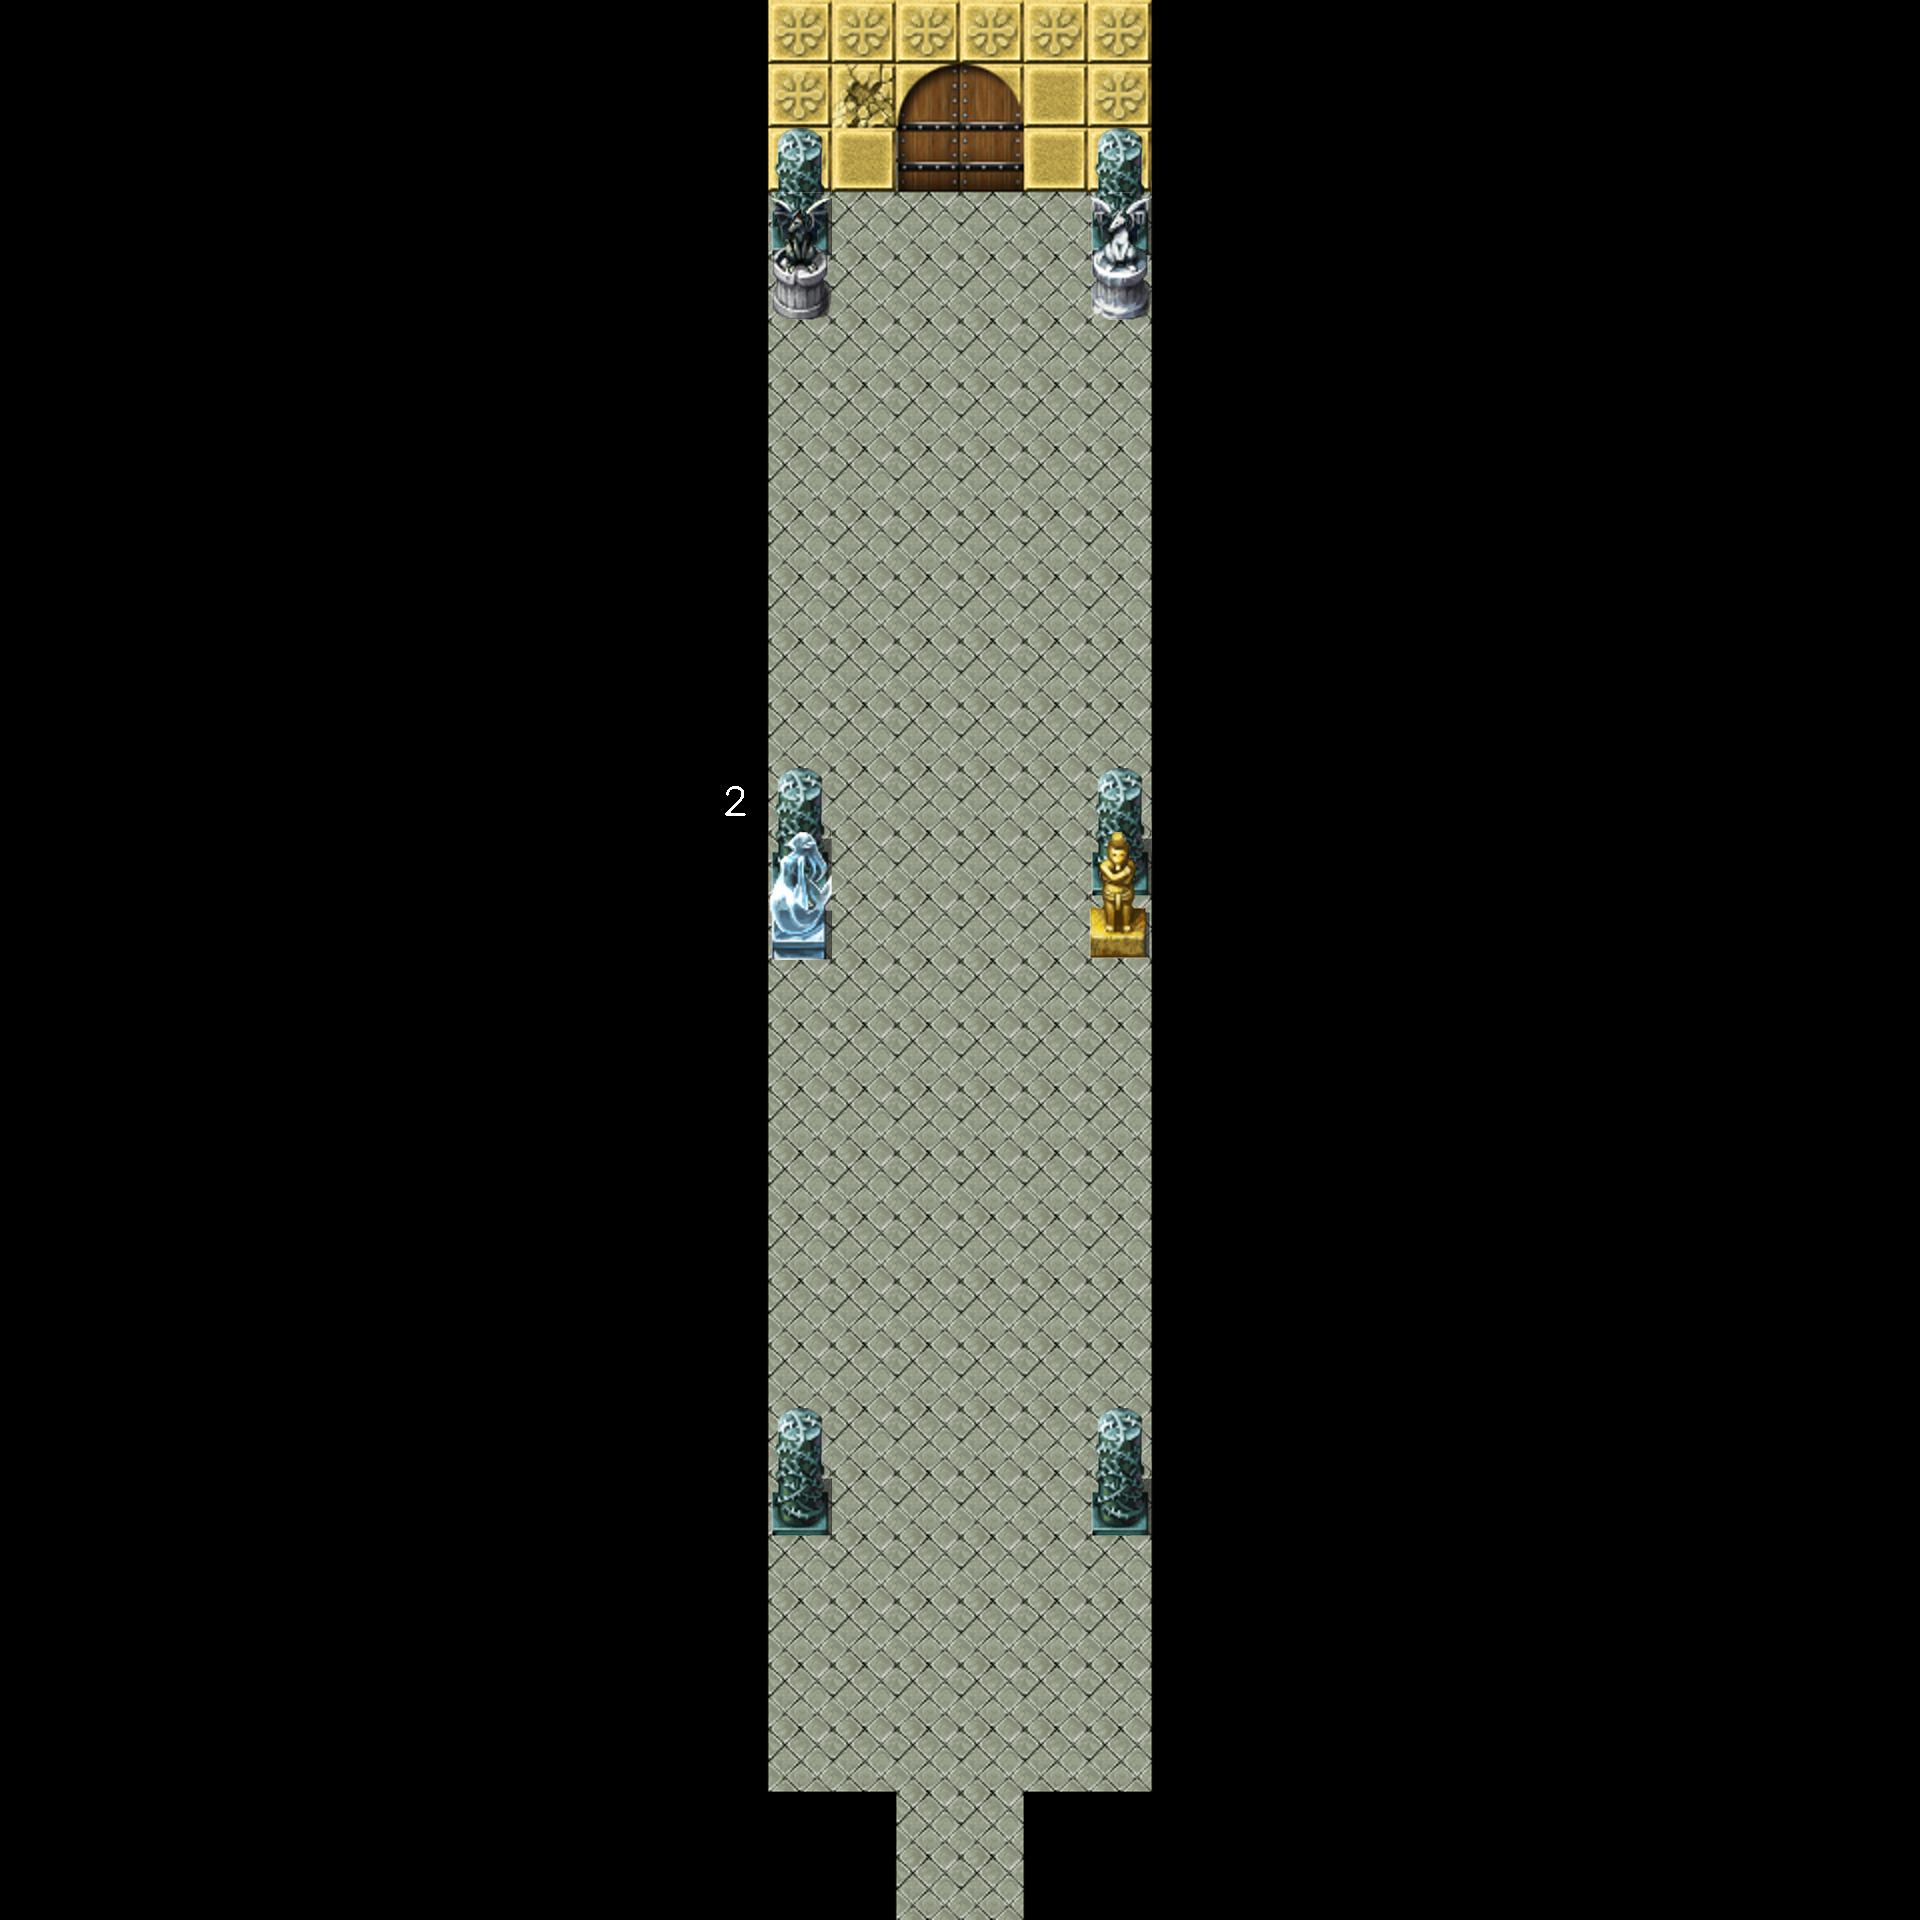

Below is a game level as drawn by its tile map, then a one-line description and the .tmx that defines it (tile-layer data replaced by summaries):
An orthogonal 30x30 tile map with 64x64 px tiles, 2 tile layers (Objects, AnimationBlockDetails), 6 hidden layers not drawn, 4 tilesets, 1 image layer.

<map version="1.10" tiledversion="1.10.2" orientation="orthogonal" renderorder="right-down" width="30" height="30" tilewidth="64" tileheight="64" infinite="0" nextlayerid="11" nextobjectid="1">
 <editorsettings>
  <export target="../Map/map02/map.csv" format="csv" />
 </editorsettings>
 <tileset firstgid="1" source="tsx/objects.tsx" />
 <tileset firstgid="49" source="tsx/index.tsx" />
 <tileset firstgid="149" source="tsx/boundary.tsx" />
 <tileset firstgid="150" source="tsx/entities.tsx" />
 <imagelayer id="2" name="background">
  <image source="../Graphics/tilemap/ground02.png" width="1920" height="1920" />
 </imagelayer>
 <layer id="1" name="Objects" width="30" height="30">
  <data>[900 cells, 14 non-empty, 6 distinct tile ids]</data>
 </layer>
 <layer id="3" name="Details" width="30" height="30" visible="0">
  <data>[900 cells, 0 non-empty, 0 distinct tile ids]</data>
 </layer>
 <layer id="9" name="AnimationBlockObjects" width="30" height="30" visible="0">
  <data>[900 cells, 0 non-empty, 0 distinct tile ids]</data>
 </layer>
 <layer id="10" name="AnimationBlockDetails" width="30" height="30">
  <data>[900 cells, 1 non-empty, 1 distinct tile ids]</data>
 </layer>
 <layer id="7" name="Entities" width="30" height="30" visible="0">
  <data>[900 cells, 0 non-empty, 0 distinct tile ids]</data>
 </layer>
 <layer id="4" name="Events" width="30" height="30" visible="0">
  <data>[900 cells, 7 non-empty, 5 distinct tile ids]</data>
 </layer>
 <layer id="5" name="Groundtype" width="30" height="30" visible="0">
  <data>[900 cells, 154 non-empty, 1 distinct tile ids]</data>
 </layer>
 <layer id="6" name="FloorBlocks" width="30" height="30" visible="0">
  <data>[900 cells, 68 non-empty, 1 distinct tile ids]</data>
 </layer>
</map>
